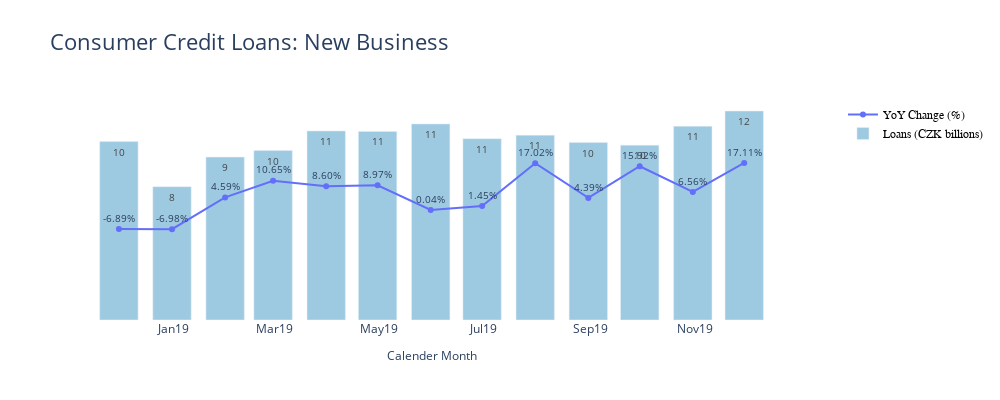

Notebook source saved alongside this figure:
### Code cell
gen_chart('IND2 consumer credit to households incl.debit balances on current account total', 'Consumer Credit Loans: New Business', 'NewVolume')

### Figure 1 — Plotly figure (JSON) as saved in the notebook; plotly's stock layout.template omitted (floating-point values rounded to 4 significant figures)
{"data": [{"hoverinfo": "none", "mode": "lines+markers+text", "name": "YoY Change (%)", "text": [-0.0689, -0.0698, 0.0459, 0.1065, 0.086, 0.0897, 0.0004, 0.0145, 0.1702, 0.0439, 0.1592, 0.0656, 0.1711], "textfont": {"size": 10}, "textposition": "top center", "texttemplate": "%{text:.2%}", "type": "scatter", "x": ["2018-11-30T00:00:00", "2018-12-31T00:00:00", "2019-01-31T00:00:00", "2019-02-28T00:00:00", "2019-03-31T00:00:00", "2019-04-30T00:00:00", "2019-05-31T00:00:00", "2019-06-30T00:00:00", "2019-07-31T00:00:00", "2019-08-31T00:00:00", "2019-09-30T00:00:00", "2019-10-31T00:00:00", "2019-11-30T00:00:00"], "xaxis": "x", "y": [-0.06889, -0.06981, 0.04587, 0.1065, 0.08603, 0.0897, 0.000404, 0.01446, 0.1702, 0.04391, 0.1592, 0.06557, 0.1711], "yaxis": "y2"}, {"hoverinfo": "none", "marker": {"color": "rgb(158,202,225)"}, "name": "Loans (CZK billions)", "text": [10, 8, 9, 10, 11, 11, 11, 11, 11, 10, 10, 11, 12], "textfont": {"size": 10}, "textposition": "auto", "texttemplate": "%{text:,.0f}", "type": "bar", "x": ["2018-11-30T00:00:00", "2018-12-31T00:00:00", "2019-01-31T00:00:00", "2019-02-28T00:00:00", "2019-03-31T00:00:00", "2019-04-30T00:00:00", "2019-05-31T00:00:00", "2019-06-30T00:00:00", "2019-07-31T00:00:00", "2019-08-31T00:00:00", "2019-09-30T00:00:00", "2019-10-31T00:00:00", "2019-11-30T00:00:00"], "xaxis": "x", "y": [10.37, 7.742, 9.462, 9.843, 10.98, 10.95, 11.39, 10.53, 10.74, 10.31, 10.16, 11.26, 12.14], "yaxis": "y"}], "layout": {"autosize": false, "font": {"size": 16}, "height": 400, "legend": {"font": {"color": "black", "family": "sans-serif", "size": 12}}, "paper_bgcolor": "rgba(0,0,0,0)", "plot_bgcolor": "rgba(0,0,0,0)", "showlegend": true, "title": {"text": "Consumer Credit Loans: New Business"}, "width": 1000, "xaxis": {"anchor": "y", "domain": [0, 0.94], "tickfont": {"size": 12}, "tickformat": "%b%y", "title": {"font": {"size": 12}, "text": "Calender Month"}}, "yaxis": {"anchor": "x", "domain": [0, 1], "tickfont": {"size": 12}, "tickformat": ",.0f", "title": {"font": {"size": 12}, "text": "Loans (CZK)"}, "visible": false}, "yaxis2": {"anchor": "x", "overlaying": "y", "range": [-0.4, 0.4], "side": "right", "tickfont": {"size": 12}, "tickformat": ".2%", "title": {"font": {"size": 12}, "text": "YoY Change(%)/Non-performing Rate(%)"}, "visible": false}}}
